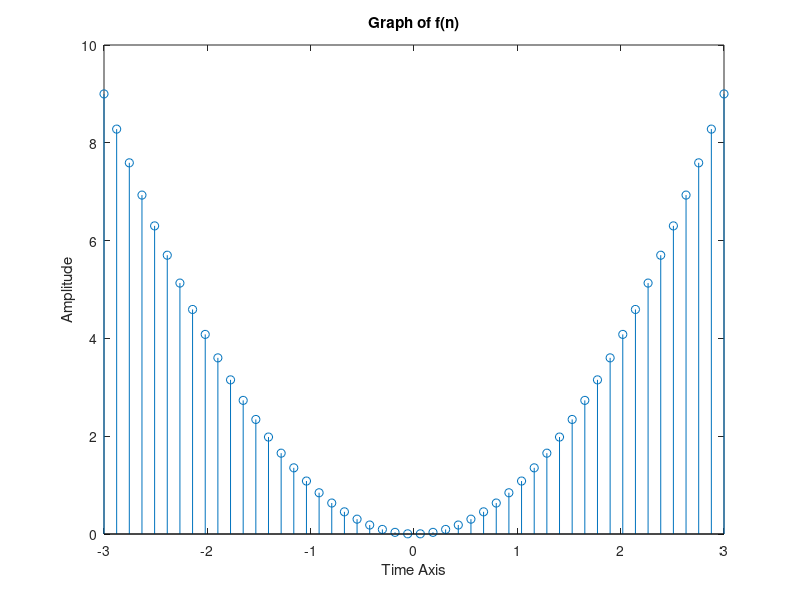

MATLAB code for this plot:
figure
n = -3:0.1:3;
% or 
n = linspace(-3, 3, 50);
f= n.^2 ;
stem(n,f) ;
xlabel('Time Axis') 
ylabel('Amplitude') 
title('Graph of f(n)') 